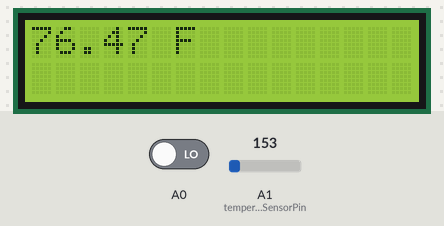
A sketch run on a simulated Arduino Uno, built with avr-gcc and run on an emulated ATmega328P. Shown: 16×2 character LCD. The inputs (shaded band) are chosen by the test bench; at power-on: A1 (temperatureSensorPin) = 153, A0 LOW.

Above: at 1.2 s.
1.3 s: A1 (temperatureSensorPin) set to 165
At 2.7 s:
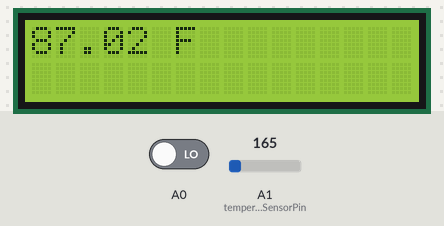
3.0 s: A1 (temperatureSensorPin) set to 175
At 4.2 s:
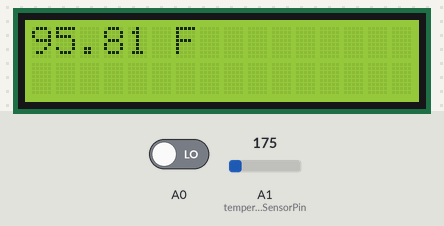
4.5 s: A1 (temperatureSensorPin) set to 191
At 6.0 s:
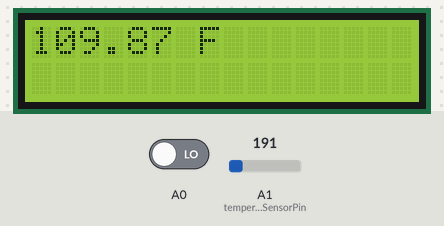
Timing chart, 0 to 7.5 s (numbered marks = the images above; inputs shaded):
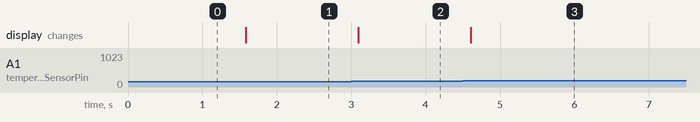

The sketch:

main.ino
```cpp
// LCD screen
#include <LiquidCrystal.h>
LiquidCrystal lcd(8, 9, 4, 5, 6, 7);

// Temperature Sensor
#define temperatureSensorPin A1

void setup(){
  // Define LCD Display
  lcd.begin(16, 2);
  lcd.write("Begin");

  // Temperature Sensor

}

void loop() {
  if(not digitalRead(A0)){
    takeTemperatureReading();
    delay(500);
  }
}

void takeTemperatureReading() {
  // Taken from https://learn.adafruit.com/tmp36-temperature-sensor/using-a-temp-sensor
  int reading = analogRead(temperatureSensorPin);
  // converting that reading to voltage, for 3.3v arduino use 3.3
  float voltage = reading * 5.0;
  voltage /= 1024.0;
  // now print out the temperature
  float temperatureC = (voltage - 0.5) * 100 ;  //converting from 10 mv per degree wit 500 mV offset
                                               //to degrees ((voltage - 500mV) times 100)
  Serial.print(temperatureC); Serial.println(" degrees C");

  // now convert to Fahrenheit
  float temperatureF = (temperatureC * 9.0 / 5.0) + 32.0;
  Serial.print(temperatureF); Serial.println(" degrees F");
  lcd.clear();
  lcd.print(String(temperatureF) + " F");
  /* The following trigPin/echoPin cycle is used to determine the
   distance of the nearest object by bouncing soundwaves off of it. */
  //  digitalWrite(trigPin, LOW);
  //  delayMicroseconds(2);

  //  digitalWrite(trigPin, HIGH);
  //  delayMicroseconds(10);

  //  digitalWrite(trigPin, LOW);
  //  duration = pulseIn(echoPin, HIGH);

  //  //Calculate the distance (in cm) based on the speed of sound.
  //  distance = duration/58.2;

  //  if (distance >= maximumRange || distance <= minimumRange){
  //    /* Send a negative number to computer and Turn LED ON
  //    to indicate "out of range" */
  //    lcd.clear();
  //    lcd.write("Out of range");
  //  }
  //  else {
  //    /* Send the distance to the computer using Serial protocol, and
  //    turn LED OFF to indicate successful reading. */
  //    Serial.println(distance);
  //    lcd.clear();
  //    lcd.print(String(distance) + " cm");
  //  }
  // lcd.setCursor(0, 1);
  // lcd.print(String(count) + " under 10cm.");
}
```

Measured:
- after the input at 1.3 s, the display: changes after 0.28 s (image 1)
- after the input at 3.0 s, the display: changes after 0.09 s (image 2)
- after the input at 4.5 s, the display: changes after 0.11 s (image 3)
